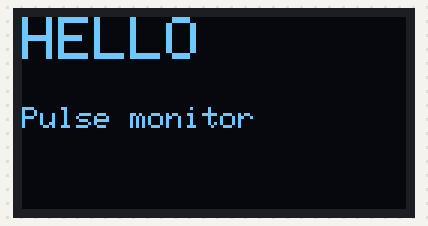
A sketch run on a simulated ESP32. Parts: 128×64 one-colour display.

Above: at 0.1 s.

The sketch:

step2_oled_hello.ino
```cpp
#include <Wire.h>
#include <Adafruit_GFX.h>
#include <Adafruit_SSD1306.h>

#define SCREEN_WIDTH 128
#define SCREEN_HEIGHT 64

Adafruit_SSD1306 display(SCREEN_WIDTH, SCREEN_HEIGHT, &Wire, -1);

void setup() {
  Serial.begin(115200);
  Wire.begin(21, 22);

  if(!display.begin(SSD1306_SWITCHCAPVCC, 0x3C)){
    Serial.println("Display failed");
    for (;;);
  }
  // step 3: wipe the screen's memory
  display.clearDisplay();

  // step 4: big white text at the top left
  display.setTextSize(2);
  display.setTextColor(SSD1306_WHITE);
  display.setCursor(0, 0);

  // step 5: write the first line
  display.println("HELLO");

  // step 6: smaller text, lower on the screen
  display.setTextSize(1);
  display.setCursor(0, 30);
  display.println("Pulse monitor");

  // step 7: send everything to the screen
  display.display();
}


void loop() {

}
```
